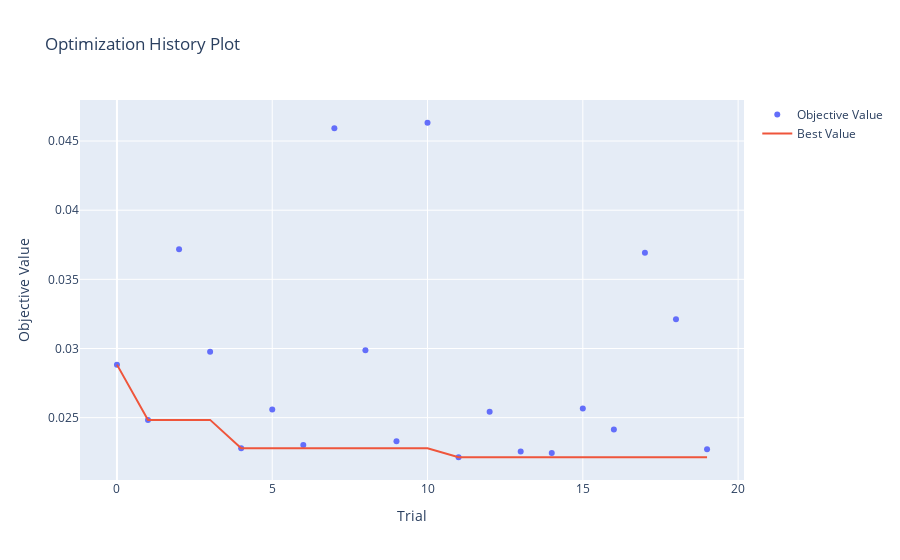
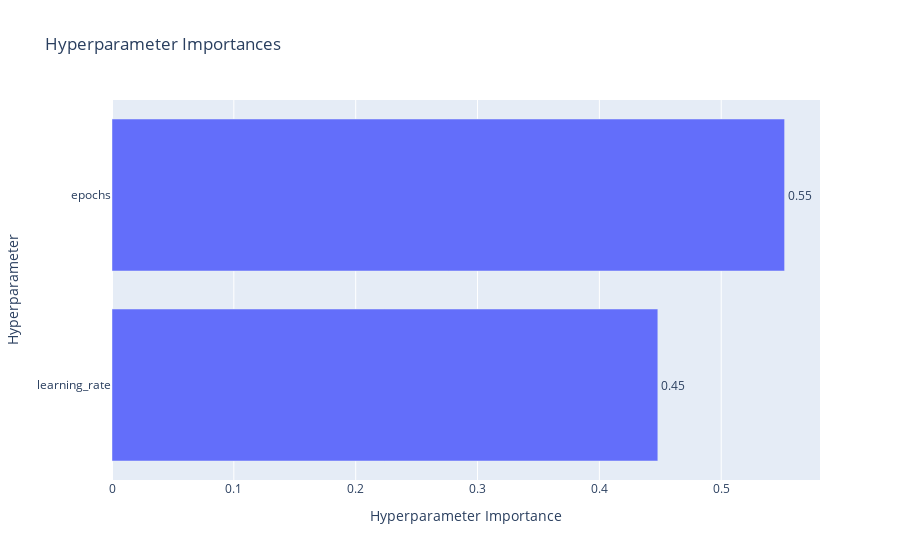
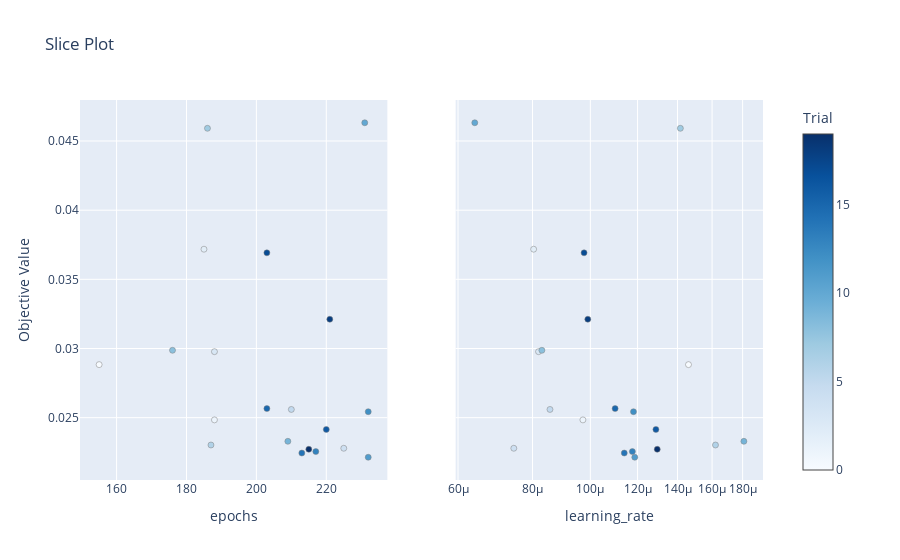
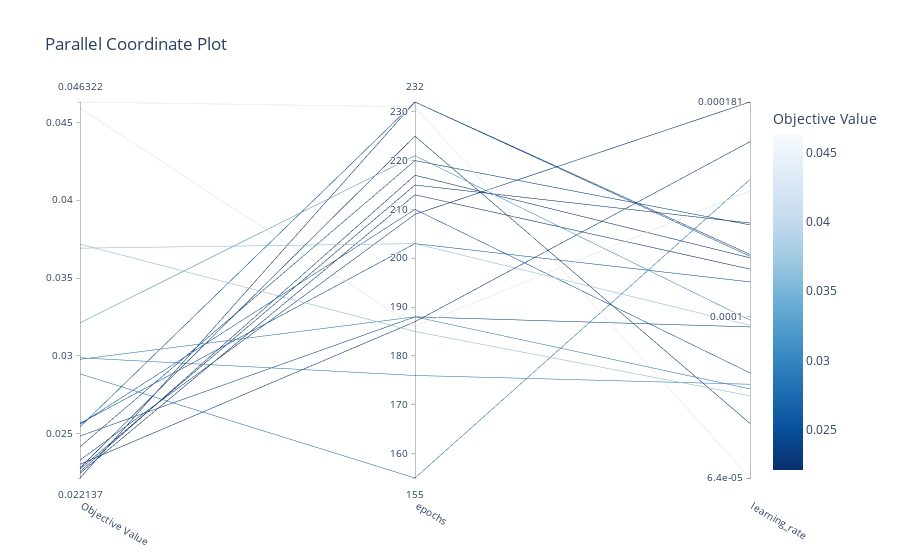

Notebook code cell kept with these figures, in order:
### Code cell
show_optuna_visualizations(study_mlp_further, title_prefix="MLP Refinado")

### Figure 1 — Plotly figure (JSON) as saved in the notebook; plotly's stock layout.template omitted (floating-point values rounded to 4 significant figures)
{"data": [{"mode": "markers", "name": "Objective Value", "type": "scatter", "x": [0, 1, 2, 3, 4, 5, 6, 7, 8, 9, 10, 11, 12, 13, 14, 15, 16, 17, 18, 19], "y": [0.02883, 0.02484, 0.03718, 0.02977, 0.02279, 0.02559, 0.02302, 0.04592, 0.02987, 0.02329, 0.04632, 0.02214, 0.02543, 0.02255, 0.02244, 0.02565, 0.02415, 0.03692, 0.03212, 0.02271]}, {"mode": "lines", "name": "Best Value", "type": "scatter", "x": [0, 1, 2, 3, 4, 5, 6, 7, 8, 9, 10, 11, 12, 13, 14, 15, 16, 17, 18, 19], "y": [0.02883, 0.02484, 0.02484, 0.02484, 0.02279, 0.02279, 0.02279, 0.02279, 0.02279, 0.02279, 0.02279, 0.02214, 0.02214, 0.02214, 0.02214, 0.02214, 0.02214, 0.02214, 0.02214, 0.02214]}, {"marker": {"color": "#cccccc"}, "mode": "markers", "name": "Infeasible Trial", "showlegend": false, "type": "scatter", "x": [], "y": []}], "layout": {"title": {"text": "Optimization History Plot"}, "xaxis": {"title": {"text": "Trial"}}, "yaxis": {"title": {"text": "Objective Value"}}}}

### Figure 2 — Plotly figure (JSON) as saved in the notebook; plotly's stock layout.template omitted (floating-point values rounded to 4 significant figures)
{"data": [{"cliponaxis": false, "hovertemplate": ["learning_rate (FloatDistribution): 0.4479770227083252<extra></extra>", "epochs (IntDistribution): 0.5520229772916749<extra></extra>"], "name": "Objective Value", "orientation": "h", "text": ["0.45", "0.55"], "textposition": "outside", "type": "bar", "x": [0.448, 0.552], "y": ["learning_rate", "epochs"]}], "layout": {"title": {"text": "Hyperparameter Importances"}, "xaxis": {"title": {"text": "Hyperparameter Importance"}}, "yaxis": {"title": {"text": "Hyperparameter"}}}}

### Figure 3 — Plotly figure (JSON) as saved in the notebook; plotly's stock layout.template omitted (floating-point values rounded to 4 significant figures)
{"data": [{"marker": {"color": [0, 1, 2, 3, 4, 5, 6, 7, 8, 9, 10, 11, 12, 13, 14, 15, 16, 17, 18, 19], "colorbar": {"title": {"text": "Trial"}, "x": 1, "xpad": 40}, "colorscale": [[0, "rgb(247,251,255)"], [0.125, "rgb(222,235,247)"], [0.25, "rgb(198,219,239)"], [0.375, "rgb(158,202,225)"], [0.5, "rgb(107,174,214)"], [0.625, "rgb(66,146,198)"], [0.75, "rgb(33,113,181)"], [0.875, "rgb(8,81,156)"], [1, "rgb(8,48,107)"]], "line": {"color": "Grey", "width": 0.5}, "showscale": true}, "mode": "markers", "name": "Feasible Trial", "showlegend": false, "type": "scatter", "x": [155, 188, 185, 188, 225, 210, 187, 186, 176, 209, 231, 232, 232, 217, 213, 203, 220, 203, 221, 215], "xaxis": "x", "y": [0.02883, 0.02484, 0.03718, 0.02977, 0.02279, 0.02559, 0.02302, 0.04592, 0.02987, 0.02329, 0.04632, 0.02214, 0.02543, 0.02255, 0.02244, 0.02565, 0.02415, 0.03692, 0.03212, 0.02271], "yaxis": "y"}, {"marker": {"color": [0, 1, 2, 3, 4, 5, 6, 7, 8, 9, 10, 11, 12, 13, 14, 15, 16, 17, 18, 19], "colorbar": {"title": {"text": "Trial"}, "x": 1, "xpad": 40}, "colorscale": [[0, "rgb(247,251,255)"], [0.125, "rgb(222,235,247)"], [0.25, "rgb(198,219,239)"], [0.375, "rgb(158,202,225)"], [0.5, "rgb(107,174,214)"], [0.625, "rgb(66,146,198)"], [0.75, "rgb(33,113,181)"], [0.875, "rgb(8,81,156)"], [1, "rgb(8,48,107)"]], "line": {"color": "Grey", "width": 0.5}, "showscale": false}, "mode": "markers", "name": "Feasible Trial", "showlegend": false, "type": "scatter", "x": [0.0001461, 9.717e-05, 8.034e-05, 8.187e-05, 7.442e-05, 8.557e-05, 0.0001621, 0.0001416, 8.293e-05, 0.0001809, 6.401e-05, 0.0001187, 0.0001181, 0.0001176, 0.000114, 0.00011, 0.0001288, 9.761e-05, 9.902e-05, 0.0001295], "xaxis": "x2", "y": [0.02883, 0.02484, 0.03718, 0.02977, 0.02279, 0.02559, 0.02302, 0.04592, 0.02987, 0.02329, 0.04632, 0.02214, 0.02543, 0.02255, 0.02244, 0.02565, 0.02415, 0.03692, 0.03212, 0.02271], "yaxis": "y2"}], "layout": {"title": {"text": "Slice Plot"}, "xaxis": {"anchor": "y", "domain": [0, 0.45], "title": {"text": "epochs"}}, "xaxis2": {"anchor": "y2", "domain": [0.55, 1], "title": {"text": "learning_rate"}, "type": "log"}, "yaxis": {"anchor": "x", "domain": [0, 1], "title": {"text": "Objective Value"}}, "yaxis2": {"anchor": "x2", "domain": [0, 1], "matches": "y", "showticklabels": false}}}

### Figure 4 — Plotly figure (JSON) as saved in the notebook; plotly's stock layout.template omitted (floating-point values rounded to 4 significant figures)
{"data": [{"dimensions": [{"label": "Objective Value", "range": [0.02214, 0.04632], "values": [0.02883, 0.02484, 0.03718, 0.02977, 0.02279, 0.02559, 0.02302, 0.04592, 0.02987, 0.02329, 0.04632, 0.02214, 0.02543, 0.02255, 0.02244, 0.02565, 0.02415, 0.03692, 0.03212, 0.02271]}, {"label": "epochs", "range": [155, 232], "values": [155, 188, 185, 188, 225, 210, 187, 186, 176, 209, 231, 232, 232, 217, 213, 203, 220, 203, 221, 215]}, {"label": "learning_rate", "range": [-4.194, -3.743], "ticktext": ["6.4e-05", "0.0001", "0.000181"], "tickvals": [-4.194, -4, -3.743], "values": [-3.835, -4.012, -4.095, -4.087, -4.128, -4.068, -3.79, -3.849, -4.081, -3.743, -4.194, -3.925, -3.928, -3.93, -3.943, -3.958, -3.89, -4.011, -4.004, -3.888]}], "labelangle": 30, "labelside": "bottom", "line": {"color": [0.02883, 0.02484, 0.03718, 0.02977, 0.02279, 0.02559, 0.02302, 0.04592, 0.02987, 0.02329, 0.04632, 0.02214, 0.02543, 0.02255, 0.02244, 0.02565, 0.02415, 0.03692, 0.03212, 0.02271], "colorbar": {"title": {"text": "Objective Value"}}, "colorscale": [[0, "rgb(247,251,255)"], [0.125, "rgb(222,235,247)"], [0.25, "rgb(198,219,239)"], [0.375, "rgb(158,202,225)"], [0.5, "rgb(107,174,214)"], [0.625, "rgb(66,146,198)"], [0.75, "rgb(33,113,181)"], [0.875, "rgb(8,81,156)"], [1, "rgb(8,48,107)"]], "reversescale": true, "showscale": true}, "type": "parcoords"}], "layout": {"title": {"text": "Parallel Coordinate Plot"}}}
